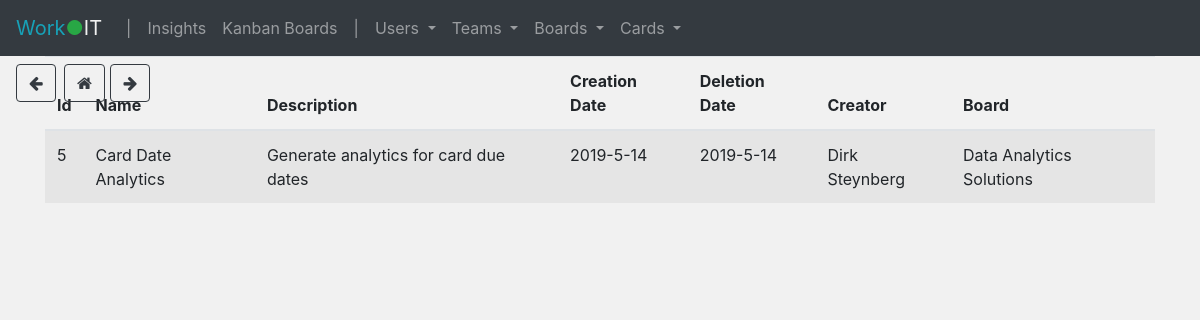
The page /card_archive on the database as committed earlier.
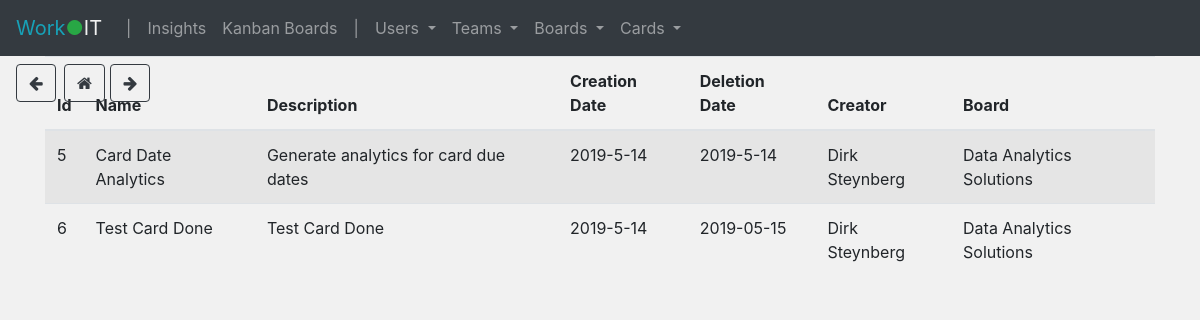
The same page on the database as committed later.
### tables this page shows
CREATE TABLE card_archive(id INTEGER PRIMARY KEY AUTOINCREMENT,name TEXT,description TEXT,creation_date TEXT,closed_date TEXT,creator TEXT,board TEXT);

### app.py (the view)
@app.route('/card_archive')
def card_archive():
    card_arch = get_archive()
    return render_template('card_archive.html', card_arch=card_arch)

### scripts.py (called while the page is built)
def get_archive():
    con_cards = sqlite3.connect("database.db")
    con_cards.row_factory = sqlite3.Row
    cur = con_cards.cursor()
    cur.execute("SELECT * FROM card_archive")
    card_arch = cur.fetchall()
    con_cards.close()
    return card_arch

### templates/card_archive.html (shortened to what this page needs)
{% extends "base.html" %}
{% block head %}
    {{ super() }}
{% endblock %}
{% block content %}
    <table class="table table-striped">
        <thead>
        <tr>
            <th>Id</th>
            <th>Name</th>
            <th>Description</th>
            <th>Creation Date</th>
            <th>Deletion Date</th>
            <th>Creator</th>
            <th>Board</th>
        </tr>
        </thead>
        <tbody>
        {% for card in card_arch %}
            <tr>
                <td>{{ card['id'] }}</td>
                <td>{{ card['name'] }}</td>
                <td>{{ card['description'] }}</td>
                <td>{{ card['creation_date'] }}</td>
                <td>{{ card['closed_date'] }}</td>
                <td>{{ card['creator'] }}</td>
                <td>{{ card['board'] }}</td>
            </tr>
        {% endfor %}
        </tbody>
    </table>
{% endblock %}

### templates/base.html (shortened to what this page needs)
<!doctype html>
<html>
<head>
    {% block head %}
        <link rel="stylesheet" href="https://maxcdn.bootstrapcdn.com/bootstrap/4.3.1/css/bootstrap.min.css">
        <link href="//maxcdn.bootstrapcdn.com/font-awesome/4.7.0/css/font-awesome.min.css" rel="stylesheet">
        <link rel="stylesheet" href="../static/insights.css">
    {% endblock %}
</head>
<body class="fade">
<nav class="navbar navbar-expand-sm bg-dark navbar-dark sticky-top">
    <a class="navbar-brand text-success" href="/">
        <span style="color: #17a2b8">Work</span><span style="color: #28a745;">●</span><span
            style="color: #f1f1f1">IT</span></a>
    <ul class="navbar-nav">
        <li class="nav-item text-muted">
           <a class="nav-link">|</a>
        </li>
        <li class="nav-item">
            <a class="nav-link" href="/">Insights</a>
        </li>
        <li class="nav-item">
            <a class="nav-link" href="/board_list">Kanban Boards</a>
        </li>
        <li class="nav-item text-muted">
           <a class="nav-link">|</a>
        </li>
        <li class="nav-item dropdown">
            <a class="nav-link dropdown-toggle" href="#" id="users-group" data-toggle="dropdown">
                Users
            </a>
        </li>
        <li class="nav-item dropdown">
            <a class="nav-link dropdown-toggle" href="#" id="users-group" data-toggle="dropdown">
                Teams
            </a>
        </li>
        <li class="nav-item dropdown">
            <a class="nav-link dropdown-toggle" href="#" id="users-group" data-toggle="dropdown">
                Boards
            </a>
        </li>
        <li class="nav-item dropdown">
            <a class="nav-link dropdown-toggle" href="#" id="users-group" data-toggle="dropdown">
                Cards
            </a>
        </li>
    </ul>
</nav>
<button class="btn btn-outline-dark mt-5" onclick="goBack()" style="position: absolute; top: 1rem; left: 1rem;">
    <i class="fa fa-arrow-left"></i>
</button>
<a class="btn btn-outline-dark mt-3" href="/" style="position: absolute; top: 3rem; left: 4rem;"><i
        class="fa fa-home"></i></a>
<button class="btn btn-outline-dark mt-5" onclick="goForward()" style="position: absolute; top: 1rem; left: 6.9rem;">
    <i class="fa fa-arrow-right"></i>
</button>
<div id="content" class="container">
    {% block content %}
    {% endblock %}
</div>
</body>
</html>

### static/insights.css (style rules this page uses)
body { opacity: 1; transition: 0.7s opacity; background-color: #f1f1f1; }

Rows that differ between the two databases and show on the page:
added card_archive: id "6", name "Test Card Done", description "Test Card Done", creation_date "2019-5-14", closed_date "2019-05-15", creator "Dirk Steynberg", board "Data Analytics Solutions"
